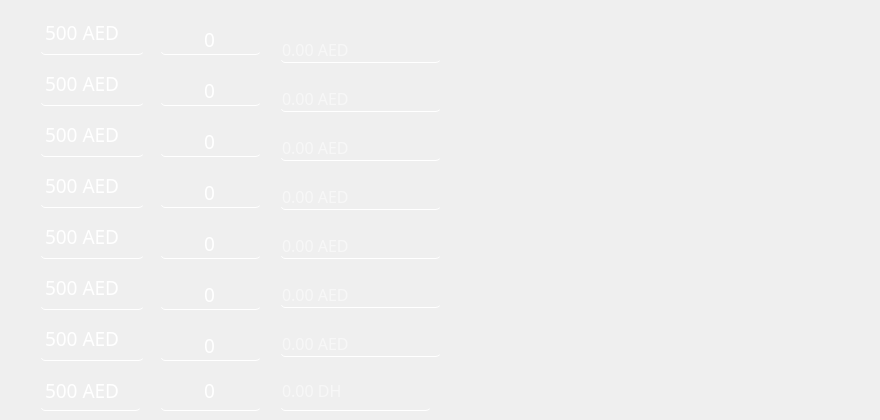
      <widget class="QWidget" name="eru_3">
       <widget class="QLineEdit" name="azd_8">
        <property name="geometry">
         <rect>
          <x>280</x>
          <y>370</y>
          <width>151</width>
          <height>41</height>
         </rect>
        </property>
        <property name="font">
         <font>
          <family>Mongolian Baiti</family>
          <pointsize>12</pointsize>
         </font>
        </property>
        <property name="styleSheet">
         <string notr="true">color: rgb(255, 255, 255);
border-radius:5px;
background-color:transparent;
border-bottom:1px solid rgb(255, 255, 255);</string>
        </property>
        <property name="text">
         <string/>
        </property>
        <property name="readOnly">
         <bool>true</bool>
        </property>
        <property name="placeholderText">
         <string>0.00 DH</string>
        </property>
       </widget>
       <widget class="QLineEdit" name="aed_8">
        <property name="geometry">
         <rect>
          <x>160</x>
          <y>370</y>
          <width>101</width>
          <height>41</height>
         </rect>
        </property>
        <property name="font">
         <font>
          <family>Mongolian Baiti</family>
          <pointsize>14</pointsize>
         </font>
        </property>
        <property name="styleSheet">
         <string notr="true">color: rgb(255, 255, 255);
border-radius:5px;
background-color:transparent;
border-bottom:1px solid rgb(255, 255, 255);</string>
        </property>
        <property name="text">
         <string>0</string>
        </property>
        <property name="alignment">
         <set>Qt::AlignCenter</set>
        </property>
        <property name="placeholderText">
         <string>Qté.</string>
        </property>
       </widget>
       <widget class="QLabel" name="label_172">
        <property name="geometry">
         <rect>
          <x>40</x>
          <y>370</y>
          <width>101</width>
          <height>41</height>
         </rect>
        </property>
        <property name="font">
         <font>
          <family>Mongolian Baiti</family>
          <pointsize>14</pointsize>
         </font>
        </property>
        <property name="styleSheet">
         <string notr="true">color: rgb(255, 255, 255);
border-radius:5px;
background-color:transparent;
border-bottom:1px solid rgb(255, 255, 255);</string>
        </property>
        <property name="text">
         <string>500 AED</string>
        </property>
       </widget>
       <widget class="QLabel" name="label_88">
        <property name="geometry">
         <rect>
          <x>610</x>
          <y>0</y>
          <width>261</width>
          <height>361</height>
         </rect>
        </property>
        <property name="font">
         <font>
          <pointsize>7</pointsize>
         </font>
        </property>
        <property name="text">
         <string/>
        </property>
        <property name="pixmap">
         <pixmap>devise/united-arab-emirates-26.png</pixmap>
        </property>
        <property name="scaledContents">
         <bool>true</bool>
        </property>
       </widget>
       <widget class="QWidget" name="">
        <property name="geometry">
         <rect>
          <x>160</x>
          <y>10</y>
          <width>101</width>
          <height>371</height>
         </rect>
        </property>
        <layout class="QVBoxLayout" name="verticalLayout_22">
         <item>
          <widget class="QLineEdit" name="aed">
           <property name="font">
            <font>
             <family>Mongolian Baiti</family>
             <pointsize>14</pointsize>
            </font>
           </property>
           <property name="styleSheet">
            <string notr="true">color: rgb(255, 255, 255);
border-radius:5px;
background-color:transparent;
border-bottom:1px solid rgb(255, 255, 255);</string>
           </property>
           <property name="text">
            <string>0</string>
           </property>
           <property name="alignment">
            <set>Qt::AlignCenter</set>
           </property>
           <property name="placeholderText">
            <string>Qté.</string>
           </property>
          </widget>
         </item>
         <item>
          <widget class="QLineEdit" name="aed_2">
           <property name="font">
            <font>
             <family>Mongolian Baiti</family>
             <pointsize>14</pointsize>
            </font>
           </property>
           <property name="styleSheet">
            <string notr="true">color: rgb(255, 255, 255);
border-radius:5px;
background-color:transparent;
border-bottom:1px solid rgb(255, 255, 255);</string>
           </property>
           <property name="text">
            <string>0</string>
           </property>
           <property name="alignment">
            <set>Qt::AlignCenter</set>
           </property>
           <property name="placeholderText">
            <string>Qté.</string>
           </property>
          </widget>
         </item>
         <item>
          <widget class="QLineEdit" name="aed_3">
           <property name="font">
            <font>
             <family>Mongolian Baiti</family>
             <pointsize>14</pointsize>
            </font>
           </property>
           <property name="styleSheet">
            <string notr="true">color: rgb(255, 255, 255);
border-radius:5px;
background-color:transparent;
border-bottom:1px solid rgb(255, 255, 255);</string>
           </property>
           <property name="text">
            <string>0</string>
           </property>
           <property name="alignment">
            <set>Qt::AlignCenter</set>
           </property>
           <property name="placeholderText">
            <string>Qté.</string>
           </property>
          </widget>
         </item>
         <item>
          <widget class="QLineEdit" name="aed_4">
           <property name="font">
            <font>
             <family>Mongolian Baiti</family>
             <pointsize>14</pointsize>
            </font>
           </property>
           <property name="styleSheet">
            <string notr="true">color: rgb(255, 255, 255);
border-radius:5px;
background-color:transparent;
border-bottom:1px solid rgb(255, 255, 255);</string>
           </property>
           <property name="text">
            <string>0</string>
           </property>
           <property name="alignment">
            <set>Qt::AlignCenter</set>
           </property>
           <property name="placeholderText">
            <string>Qté.</string>
           </property>
          </widget>
         </item>
         <item>
          <widget class="QLineEdit" name="aed_5">
           <property name="font">
            <font>
             <family>Mongolian Baiti</family>
             <pointsize>14</pointsize>
            </font>
           </property>
           <property name="styleSheet">
            <string notr="true">color: rgb(255, 255, 255);
border-radius:5px;
background-color:transparent;
border-bottom:1px solid rgb(255, 255, 255);</string>
           </property>
           <property name="text">
            <string>0</string>
           </property>
           <property name="alignment">
            <set>Qt::AlignCenter</set>
           </property>
           <property name="placeholderText">
            <string>Qté.</string>
           </property>
          </widget>
         </item>
         <item>
          <widget class="QLineEdit" name="aed_6">
           <property name="font">
            <font>
             <family>Mongolian Baiti</family>
             <pointsize>14</pointsize>
            </font>
           </property>
           <property name="styleSheet">
            <string notr="true">color: rgb(255, 255, 255);
border-radius:5px;
background-color:transparent;
border-bottom:1px solid rgb(255, 255, 255);</string>
           </property>
           <property name="text">
            <string>0</string>
           </property>
           <property name="alignment">
            <set>Qt::AlignCenter</set>
           </property>
           <property name="placeholderText">
            <string>Qté.</string>
           </property>
          </widget>
         </item>
         <item>
          <widget class="QLineEdit" name="aed_7">
           <property name="font">
            <font>
             <family>Mongolian Baiti</family>
             <pointsize>14</pointsize>
            </font>
           </property>
           <property name="styleSheet">
            <string notr="true">color: rgb(255, 255, 255);
border-radius:5px;
background-color:transparent;
border-bottom:1px solid rgb(255, 255, 255);</string>
           </property>
           <property name="text">
            <string>0</string>
           </property>
           <property name="alignment">
            <set>Qt::AlignCenter</set>
           </property>
           <property name="placeholderText">
            <string>Qté.</string>
           </property>
          </widget>
         </item>
        </layout>
       </widget>
       <widget class="QWidget" name="">
        <property name="geometry">
         <rect>
          <x>40</x>
          <y>10</y>
          <width>104</width>
          <height>351</height>
         </rect>
        </property>
        <layout class="QVBoxLayout" name="verticalLayout_23">
         <item>
          <widget class="QLabel" name="label_135">
           <property name="font">
            <font>
             <family>Mongolian Baiti</family>
             <pointsize>14</pointsize>
            </font>
           </property>
           <property name="styleSheet">
            <string notr="true">color: rgb(255, 255, 255);
border-radius:5px;
background-color:transparent;
border-bottom:1px solid rgb(255, 255, 255);</string>
           </property>
           <property name="text">
            <string>500 AED</string>
           </property>
          </widget>
         </item>
         <item>
          <widget class="QLabel" name="label_142">
           <property name="font">
            <font>
             <family>Mongolian Baiti</family>
             <pointsize>14</pointsize>
            </font>
           </property>
           <property name="styleSheet">
            <string notr="true">color: rgb(255, 255, 255);
border-radius:5px;
background-color:transparent;
border-bottom:1px solid rgb(255, 255, 255);</string>
           </property>
           <property name="text">
            <string>500 AED</string>
           </property>
          </widget>
         </item>
         <item>
          <widget class="QLabel" name="label_141">
           <property name="font">
            <font>
             <family>Mongolian Baiti</family>
             <pointsize>14</pointsize>
            </font>
           </property>
           <property name="styleSheet">
            <string notr="true">color: rgb(255, 255, 255);
border-radius:5px;
background-color:transparent;
border-bottom:1px solid rgb(255, 255, 255);</string>
           </property>
           <property name="text">
            <string>500 AED</string>
           </property>
          </widget>
         </item>
         <item>
          <widget class="QLabel" name="label_137">
           <property name="font">
            <font>
             <family>Mongolian Baiti</family>
             <pointsize>14</pointsize>
            </font>
           </property>
           <property name="styleSheet">
            <string notr="true">color: rgb(255, 255, 255);
border-radius:5px;
background-color:transparent;
border-bottom:1px solid rgb(255, 255, 255);</string>
           </property>
           <property name="text">
            <string>500 AED</string>
           </property>
          </widget>
         </item>
         <item>
          <widget class="QLabel" name="label_140">
           <property name="font">
            <font>
             <family>Mongolian Baiti</family>
             <pointsize>14</pointsize>
            </font>
           </property>
           <property name="styleSheet">
            <string notr="true">color: rgb(255, 255, 255);
border-radius:5px;
background-color:transparent;
border-bottom:1px solid rgb(255, 255, 255);</string>
           </property>
           <property name="text">
            <string>500 AED</string>
           </property>
          </widget>
         </item>
         <item>
          <widget class="QLabel" name="label_170">
           <property name="font">
            <font>
             <family>Mongolian Baiti</family>
             <pointsize>14</pointsize>
            </font>
           </property>
           <property name="styleSheet">
            <string notr="true">color: rgb(255, 255, 255);
border-radius:5px;
background-color:transparent;
border-bottom:1px solid rgb(255, 255, 255);</string>
           </property>
           <property name="text">
            <string>500 AED</string>
           </property>
          </widget>
         </item>
         <item>
          <widget class="QLabel" name="label_171">
           <property name="font">
            <font>
             <family>Mongolian Baiti</family>
             <pointsize>14</pointsize>
            </font>
           </property>
           <property name="styleSheet">
            <string notr="true">color: rgb(255, 255, 255);
border-radius:5px;
background-color:transparent;
border-bottom:1px solid rgb(255, 255, 255);</string>
           </property>
           <property name="text">
            <string>500 AED</string>
           </property>
          </widget>
         </item>
        </layout>
       </widget>
       <widget class="QWidget" name="">
        <property name="geometry">
         <rect>
          <x>280</x>
          <y>20</y>
          <width>161</width>
          <height>361</height>
         </rect>
        </property>
        <layout class="QVBoxLayout" name="verticalLayout_44">
         <item>
          <widget class="QLineEdit" name="azd">
           <property name="font">
            <font>
             <family>Mongolian Baiti</family>
             <pointsize>12</pointsize>
            </font>
           </property>
           <property name="styleSheet">
            <string notr="true">color: rgb(255, 255, 255);
border-radius:5px;
background-color:transparent;
border-bottom:1px solid rgb(255, 255, 255);</string>
           </property>
           <property name="text">
            <string/>
           </property>
           <property name="readOnly">
            <bool>true</bool>
           </property>
           <property name="placeholderText">
            <string>0.00 AED</string>
           </property>
          </widget>
         </item>
         <item>
          <widget class="QLineEdit" name="azd_2">
           <property name="font">
            <font>
             <family>Mongolian Baiti</family>
             <pointsize>12</pointsize>
            </font>
           </property>
           <property name="styleSheet">
            <string notr="true">color: rgb(255, 255, 255);
border-radius:5px;
background-color:transparent;
border-bottom:1px solid rgb(255, 255, 255);</string>
           </property>
           <property name="text">
            <string/>
           </property>
           <property name="readOnly">
            <bool>true</bool>
           </property>
           <property name="placeholderText">
            <string>0.00 AED</string>
           </property>
          </widget>
         </item>
         <item>
          <widget class="QLineEdit" name="azd_3">
           <property name="font">
            <font>
             <family>Mongolian Baiti</family>
             <pointsize>12</pointsize>
            </font>
           </property>
           <property name="styleSheet">
            <string notr="true">color: rgb(255, 255, 255);
border-radius:5px;
background-color:transparent;
border-bottom:1px solid rgb(255, 255, 255);</string>
           </property>
           <property name="text">
            <string/>
           </property>
           <property name="readOnly">
            <bool>true</bool>
           </property>
           <property name="placeholderText">
            <string>0.00 AED</string>
           </property>
          </widget>
         </item>
         <item>
          <widget class="QLineEdit" name="azd_4">
           <property name="font">
            <font>
             <family>Mongolian Baiti</family>
             <pointsize>12</pointsize>
            </font>
           </property>
           <property name="styleSheet">
            <string notr="true">color: rgb(255, 255, 255);
border-radius:5px;
background-color:transparent;
border-bottom:1px solid rgb(255, 255, 255);</string>
           </property>
           <property name="text">
            <string/>
           </property>
           <property name="readOnly">
            <bool>true</bool>
           </property>
           <property name="placeholderText">
            <string>0.00 AED</string>
           </property>
          </widget>
         </item>
         <item>
          <widget class="QLineEdit" name="azd_5">
           <property name="font">
            <font>
             <family>Mongolian Baiti</family>
             <pointsize>12</pointsize>
            </font>
           </property>
           <property name="styleSheet">
            <string notr="true">color: rgb(255, 255, 255);
border-radius:5px;
background-color:transparent;
border-bottom:1px solid rgb(255, 255, 255);</string>
           </property>
           <property name="text">
            <string/>
           </property>
           <property name="readOnly">
            <bool>true</bool>
           </property>
           <property name="placeholderText">
            <string>0.00 AED</string>
           </property>
          </widget>
         </item>
         <item>
          <widget class="QLineEdit" name="azd_6">
           <property name="font">
            <font>
             <family>Mongolian Baiti</family>
             <pointsize>12</pointsize>
            </font>
           </property>
           <property name="styleSheet">
            <string notr="true">color: rgb(255, 255, 255);
border-radius:5px;
background-color:transparent;
border-bottom:1px solid rgb(255, 255, 255);</string>
           </property>
           <property name="text">
            <string/>
           </property>
           <property name="readOnly">
            <bool>true</bool>
           </property>
           <property name="placeholderText">
            <string>0.00 AED</string>
           </property>
          </widget>
         </item>
         <item>
          <widget class="QLineEdit" name="azd_7">
           <property name="font">
            <font>
             <family>Mongolian Baiti</family>
             <pointsize>12</pointsize>
            </font>
           </property>
           <property name="styleSheet">
            <string notr="true">color: rgb(255, 255, 255);
border-radius:5px;
background-color:transparent;
border-bottom:1px solid rgb(255, 255, 255);</string>
           </property>
           <property name="text">
            <string/>
           </property>
           <property name="readOnly">
            <bool>true</bool>
           </property>
           <property name="placeholderText">
            <string>0.00 AED</string>
           </property>
          </widget>
         </item>
        </layout>
       </widget>
      </widget>
